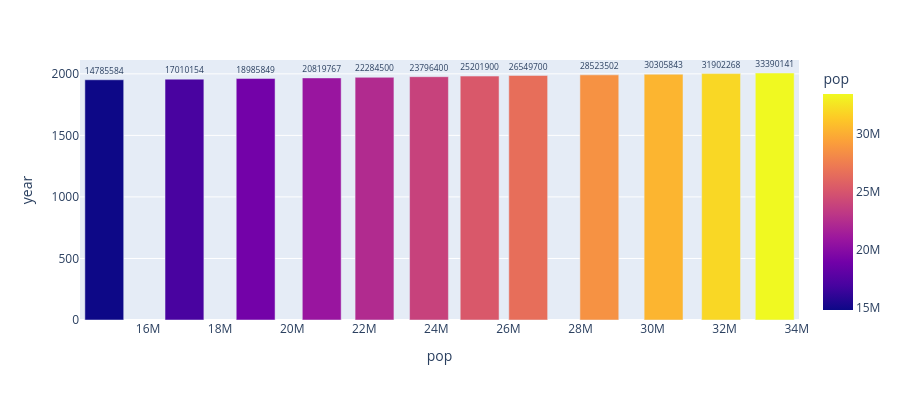

Write notebook code for a chart like this one.
### Code cell
fig1=px.bar(data_canada,x='pop',y='year',hover_data=['lifeExp', 'gdpPercap'],color='pop',text='pop',height=400)
fig1.update_traces(textposition='outside')
fig1.show()

### Figure 1 — Plotly figure (JSON) as saved in the notebook; plotly's stock layout.template omitted (floating-point values rounded to 4 significant figures)
{"data": [{"alignmentgroup": "True", "customdata": [[68.75, 11370.0], [69.96, 12490.0], [71.3, 13460.0], [72.13, 16080.0], [72.88, 18970.0], [74.21, 22090.0], [75.76, 22900.0], [76.86, 26630.0], [77.95, 26340.0], [78.61, 28950.0], [79.77, 33330.0], [80.65, 36320.0]], "hovertemplate": "pop=%{marker.color}<br>year=%{y}<br>lifeExp=%{customdata[0]}<br>gdpPercap=%{customdata[1]}<extra></extra>", "legendgroup": "", "marker": {"color": [14785584, 17010154, 18985849, 20819767, 22284500, 23796400, 25201900, 26549700, 28523502, 30305843, 31902268, 33390141], "coloraxis": "coloraxis", "pattern": {"shape": ""}}, "name": "", "offsetgroup": "", "orientation": "v", "showlegend": false, "text": [14785584, 17010154, 18985849, 20819767, 22284500, 23796400, 25201900, 26549700, 28523502, 30305843, 31902268, 33390141], "textposition": "outside", "type": "bar", "x": [14785584, 17010154, 18985849, 20819767, 22284500, 23796400, 25201900, 26549700, 28523502, 30305843, 31902268, 33390141], "xaxis": "x", "y": [1952, 1957, 1962, 1967, 1972, 1977, 1982, 1987, 1992, 1997, 2002, 2007], "yaxis": "y"}], "layout": {"barmode": "relative", "coloraxis": {"colorbar": {"title": {"text": "pop"}}, "colorscale": [[0, "#0d0887"], [0.1111, "#46039f"], [0.2222, "#7201a8"], [0.3333, "#9c179e"], [0.4444, "#bd3786"], [0.5556, "#d8576b"], [0.6667, "#ed7953"], [0.7778, "#fb9f3a"], [0.8889, "#fdca26"], [1, "#f0f921"]]}, "height": 400, "legend": {"tracegroupgap": 0}, "margin": {"t": 60}, "xaxis": {"anchor": "y", "domain": [0, 1], "title": {"text": "pop"}}, "yaxis": {"anchor": "x", "domain": [0, 1], "title": {"text": "year"}}}}
